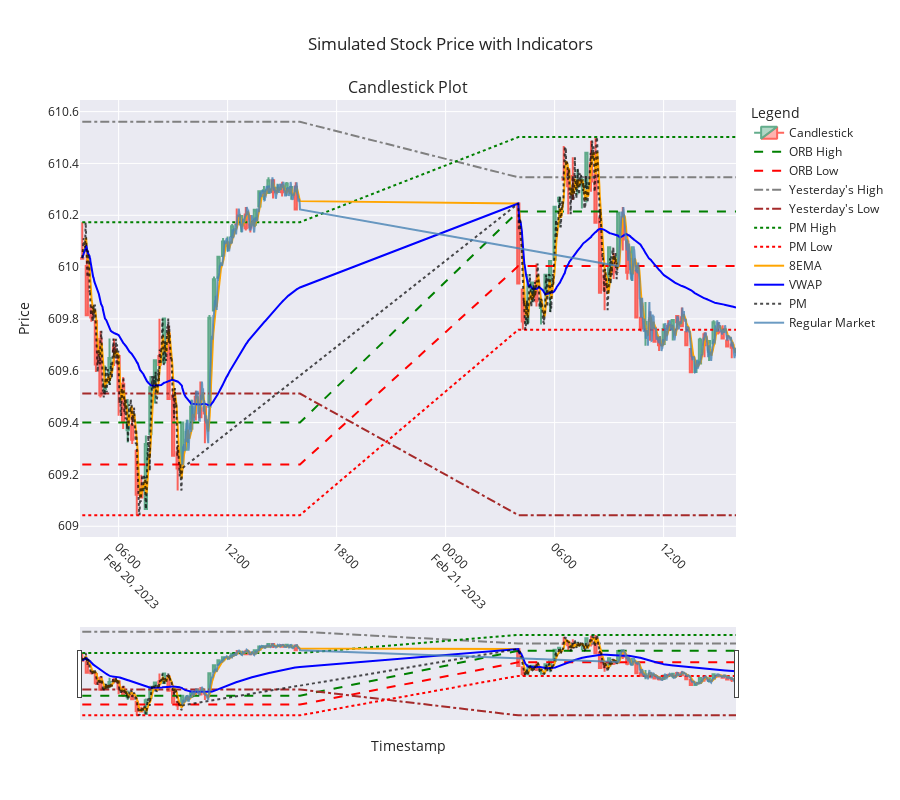

Source (notebook cell):
### Code cell
from plotly.subplots import make_subplots
import plotly.graph_objects as go
import plotly.express as px

def plot_candlestick_with_indicators(candlestick_data, simulated_data):
    # Create a figure with a single subplot
    fig = make_subplots(rows=1, cols=1, shared_xaxes=True, 
                        vertical_spacing=0.1, 
                        subplot_titles=("Candlestick Plot",))

    # Add candlestick traces
    fig.add_trace(go.Candlestick(
        x=candlestick_data.index,
        open=candlestick_data['Open'],
        high=candlestick_data['High'],
        low=candlestick_data['Low'],
        close=candlestick_data['Close'],
        name='Candlestick',
        opacity=0.8
    ), row=1, col=1)

    # Add indicators to the candlestick plot
    fig.add_trace(go.Scatter(
        x=simulated_data['Timestamp'],
        y=simulated_data['ORB_High'],
        mode='lines',
        name='ORB High',
        line=dict(color='green', dash='dash')
    ), row=1, col=1)

    fig.add_trace(go.Scatter(
        x=simulated_data['Timestamp'],
        y=simulated_data['ORB_Low'],
        mode='lines',
        name='ORB Low',
        line=dict(color='red', dash='dash')
    ), row=1, col=1)

    fig.add_trace(go.Scatter(
        x=simulated_data['Timestamp'],
        y=simulated_data['Yest_High'],
        mode='lines',
        name="Yesterday's High",
        line=dict(color='gray', dash='dashdot')
    ), row=1, col=1)

    fig.add_trace(go.Scatter(
        x=simulated_data['Timestamp'],
        y=simulated_data['Yest_Low'],
        mode='lines',
        name="Yesterday's Low",
        line=dict(color='brown', dash='dashdot')
    ), row=1, col=1)

    fig.add_trace(go.Scatter(
        x=simulated_data['Timestamp'],
        y=simulated_data['PM_High'],
        mode='lines',
        name='PM High',
        line=dict(color='green', dash='dot')
    ), row=1, col=1)

    fig.add_trace(go.Scatter(
        x=simulated_data['Timestamp'],
        y=simulated_data['PM_Low'],
        mode='lines',
        name='PM Low',
        line=dict(color='red', dash='dot')
    ), row=1, col=1)

    fig.add_trace(go.Scatter(
        x=simulated_data['Timestamp'],
        y=simulated_data['8EMA'],
        mode='lines',
        name='8EMA',
        line=dict(color='orange')
    ), row=1, col=1)

    fig.add_trace(go.Scatter(
        x=simulated_data['Timestamp'],
        y=simulated_data['VWAP'],
        mode='lines',
        name='VWAP',
        line=dict(color='blue')
    ), row=1, col=1)

    # Add PM and Regular Market values
    fig.add_trace(go.Scatter(
        x=simulated_data[simulated_data['Session'] == 'PM']['Timestamp'],
        y=simulated_data[simulated_data['Session'] == 'PM']['Close'],
        mode='lines',
        name='PM',
        line=dict(color='black', dash='dot'),
        opacity=0.7
    ), row=1, col=1)

    fig.add_trace(go.Scatter(
        x=simulated_data[simulated_data['Session'] == 'Regular Market']['Timestamp'],
        y=simulated_data[simulated_data['Session'] == 'Regular Market']['Close'],
        mode='lines',
        name='Regular Market',
        line=dict(color='steelblue'),
        opacity=0.8
    ), row=1, col=1)

    # Update layout for better appearance
    fig.update_layout(
        title="Simulated Stock Price with Indicators",
        xaxis_title="Timestamp",
        yaxis_title="Price",
        legend_title="Legend",
        xaxis=dict(tickangle=45),
        template="seaborn",
        hovermode='x unified',
        height=800  # Make the graph taller
    )

    # Show the plot
    fig.show()

# Example usage
plot_candlestick_with_indicators(candlestick_data, simulated_data)

### Figure 1 — Plotly figure (JSON) as saved in the notebook; plotly's stock layout.template omitted (floating-point values rounded to 4 significant figures; data arrays with more than 128 entries replaced by an {"elided": "..."} marker saying what was removed)
{"data": [{"close": [610.0, 609.8, 609.8, 609.6, 609.5, 609.6, 609.6, 609.7, 609.5, 609.4, 609.4, 609.3, 609.1, 609.1, 609.3, 609.5, 609.6, 609.6, 609.8, 609.5, 609.3, 609.2, 609.4, 609.4, 609.5, 609.5, 609.4, 609.4, 609.8, 610.0, 610.0, 610.1, 610.1, 610.2, 610.2, 610.2, 610.1, 610.2, 610.2, 610.3, 610.3, 610.3, 610.3, 610.3, 610.3, 610.3, 610.3, 610.2, 609.9, 609.8, 609.9, 609.9, 609.9, 609.9, 610.0, 610.0, 610.2, 610.3, 610.3, 610.3, 610.3, 610.3, 610.3, 610.4, 610.3, 610.2, 609.9, 609.9, 610.1, 610.0, 610.2, 610.1, 610.0, 610.0, 609.8, 609.8, 609.8, 609.8, 609.7, 609.7, 609.8, 609.8, 609.8, 609.8, 609.8, 609.7, 609.6, 609.6, 609.7, 609.7, 609.7, 609.8, 609.7, 609.7, 609.7, 609.7], "high": [610.2, 610.1, 609.9, 609.8, 609.8, 609.6, 609.7, 609.7, 609.7, 609.6, 609.5, 609.5, 609.3, 609.2, 609.4, 609.6, 609.6, 609.8, 609.8, 609.8, 609.5, 609.3, 609.4, 609.4, 609.5, 609.5, 609.6, 609.5, 609.8, 610.0, 610.0, 610.1, 610.1, 610.2, 610.2, 610.2, 610.2, 610.2, 610.2, 610.3, 610.3, 610.3, 610.3, 610.3, 610.3, 610.3, 610.3, 610.3, 610.2, 609.9, 610.0, 609.9, 610.0, 609.9, 610.0, 610.0, 610.2, 610.3, 610.5, 610.4, 610.4, 610.4, 610.4, 610.4, 610.5, 610.5, 610.2, 610.0, 610.1, 610.1, 610.2, 610.2, 610.1, 610.1, 610.0, 609.9, 609.9, 609.8, 609.8, 609.7, 609.8, 609.8, 609.8, 609.8, 609.8, 609.8, 609.7, 609.6, 609.7, 609.7, 609.7, 609.8, 609.8, 609.8, 609.7, 609.7], "low": [610.0, 609.8, 609.8, 609.6, 609.5, 609.5, 609.5, 609.6, 609.4, 609.4, 609.3, 609.3, 609.0, 609.1, 609.1, 609.4, 609.5, 609.6, 609.6, 609.5, 609.3, 609.1, 609.2, 609.3, 609.4, 609.4, 609.4, 609.3, 609.5, 609.8, 610.0, 610.0, 610.1, 610.1, 610.2, 610.1, 610.1, 610.1, 610.2, 610.2, 610.3, 610.3, 610.3, 610.3, 610.3, 610.3, 610.3, 610.2, 609.9, 609.8, 609.8, 609.9, 609.8, 609.8, 609.8, 609.8, 610.0, 610.2, 610.3, 610.2, 610.3, 610.3, 610.2, 610.2, 610.3, 610.2, 609.9, 609.8, 609.9, 610.0, 610.0, 610.1, 610.0, 609.9, 609.8, 609.8, 609.7, 609.7, 609.7, 609.7, 609.7, 609.8, 609.7, 609.8, 609.8, 609.7, 609.6, 609.6, 609.6, 609.7, 609.6, 609.7, 609.7, 609.7, 609.7, 609.6], "name": "Candlestick", "opacity": 0.8, "open": [610.0, 610.0, 609.8, 609.8, 609.7, 609.5, 609.6, 609.7, 609.7, 609.5, 609.4, 609.4, 609.3, 609.1, 609.1, 609.4, 609.5, 609.7, 609.6, 609.7, 609.5, 609.3, 609.2, 609.3, 609.4, 609.5, 609.5, 609.5, 609.5, 609.8, 610.0, 610.0, 610.1, 610.1, 610.2, 610.2, 610.2, 610.2, 610.2, 610.2, 610.3, 610.3, 610.3, 610.3, 610.3, 610.3, 610.3, 610.3, 610.2, 609.9, 609.8, 609.9, 609.9, 609.8, 609.9, 609.9, 610.0, 610.3, 610.3, 610.4, 610.4, 610.3, 610.3, 610.3, 610.4, 610.4, 610.2, 610.0, 609.9, 610.0, 610.0, 610.2, 610.1, 610.0, 610.0, 609.8, 609.8, 609.8, 609.8, 609.7, 609.7, 609.8, 609.8, 609.8, 609.8, 609.7, 609.7, 609.6, 609.6, 609.7, 609.7, 609.7, 609.8, 609.8, 609.7, 609.7], "type": "candlestick", "x": ["2023-02-20T04:00:00.000000000", "2023-02-20T04:15:00.000000000", "2023-02-20T04:30:00.000000000", "2023-02-20T04:45:00.000000000", "2023-02-20T05:00:00.000000000", "2023-02-20T05:15:00.000000000", "2023-02-20T05:30:00.000000000", "2023-02-20T05:45:00.000000000", "2023-02-20T06:00:00.000000000", "2023-02-20T06:15:00.000000000", "2023-02-20T06:30:00.000000000", "2023-02-20T06:45:00.000000000", "2023-02-20T07:00:00.000000000", "2023-02-20T07:15:00.000000000", "2023-02-20T07:30:00.000000000", "2023-02-20T07:45:00.000000000", "2023-02-20T08:00:00.000000000", "2023-02-20T08:15:00.000000000", "2023-02-20T08:30:00.000000000", "2023-02-20T08:45:00.000000000", "2023-02-20T09:00:00.000000000", "2023-02-20T09:15:00.000000000", "2023-02-20T09:30:00.000000000", "2023-02-20T09:45:00.000000000", "2023-02-20T10:00:00.000000000", "2023-02-20T10:15:00.000000000", "2023-02-20T10:30:00.000000000", "2023-02-20T10:45:00.000000000", "2023-02-20T11:00:00.000000000", "2023-02-20T11:15:00.000000000", "2023-02-20T11:30:00.000000000", "2023-02-20T11:45:00.000000000", "2023-02-20T12:00:00.000000000", "2023-02-20T12:15:00.000000000", "2023-02-20T12:30:00.000000000", "2023-02-20T12:45:00.000000000", "2023-02-20T13:00:00.000000000", "2023-02-20T13:15:00.000000000", "2023-02-20T13:30:00.000000000", "2023-02-20T13:45:00.000000000", "2023-02-20T14:00:00.000000000", "2023-02-20T14:15:00.000000000", "2023-02-20T14:30:00.000000000", "2023-02-20T14:45:00.000000000", "2023-02-20T15:00:00.000000000", "2023-02-20T15:15:00.000000000", "2023-02-20T15:30:00.000000000", "2023-02-20T15:45:00.000000000", "2023-02-21T04:00:00.000000000", "2023-02-21T04:15:00.000000000", "2023-02-21T04:30:00.000000000", "2023-02-21T04:45:00.000000000", "2023-02-21T05:00:00.000000000", "2023-02-21T05:15:00.000000000", "2023-02-21T05:30:00.000000000", "2023-02-21T05:45:00.000000000", "2023-02-21T06:00:00.000000000", "2023-02-21T06:15:00.000000000", "2023-02-21T06:30:00.000000000", "2023-02-21T06:45:00.000000000", "2023-02-21T07:00:00.000000000", "2023-02-21T07:15:00.000000000", "2023-02-21T07:30:00.000000000", "2023-02-21T07:45:00.000000000", "2023-02-21T08:00:00.000000000", "2023-02-21T08:15:00.000000000", "2023-02-21T08:30:00.000000000", "2023-02-21T08:45:00.000000000", "2023-02-21T09:00:00.000000000", "2023-02-21T09:15:00.000000000", "2023-02-21T09:30:00.000000000", "2023-02-21T09:45:00.000000000", "2023-02-21T10:00:00.000000000", "2023-02-21T10:15:00.000000000", "2023-02-21T10:30:00.000000000", "2023-02-21T10:45:00.000000000", "2023-02-21T11:00:00.000000000", "2023-02-21T11:15:00.000000000", "2023-02-21T11:30:00.000000000", "2023-02-21T11:45:00.000000000", "2023-02-21T12:00:00.000000000", "2023-02-21T12:15:00.000000000", "2023-02-21T12:30:00.000000000", "2023-02-21T12:45:00.000000000", "2023-02-21T13:00:00.000000000", "2023-02-21T13:15:00.000000000", "2023-02-21T13:30:00.000000000", "2023-02-21T13:45:00.000000000", "2023-02-21T14:00:00.000000000", "2023-02-21T14:15:00.000000000", "2023-02-21T14:30:00.000000000", "2023-02-21T14:45:00.000000000", "2023-02-21T15:00:00.000000000", "2023-02-21T15:15:00.000000000", "2023-02-21T15:30:00.000000000", "2023-02-21T15:45:00.000000000"], "xaxis": "x", "yaxis": "y"}, {"line": {"color": "green", "dash": "dash"}, "mode": "lines", "name": "ORB High", "type": "scatter", "x": {"elided": "1440 str values"}, "xaxis": "x", "y": {"elided": "1440 float values"}, "yaxis": "y"}, {"line": {"color": "red", "dash": "dash"}, "mode": "lines", "name": "ORB Low", "type": "scatter", "x": {"elided": "1440 str values"}, "xaxis": "x", "y": {"elided": "1440 float values"}, "yaxis": "y"}, {"line": {"color": "gray", "dash": "dashdot"}, "mode": "lines", "name": "Yesterday's High", "type": "scatter", "x": {"elided": "1440 str values"}, "xaxis": "x", "y": {"elided": "1440 float values"}, "yaxis": "y"}, {"line": {"color": "brown", "dash": "dashdot"}, "mode": "lines", "name": "Yesterday's Low", "type": "scatter", "x": {"elided": "1440 str values"}, "xaxis": "x", "y": {"elided": "1440 float values"}, "yaxis": "y"}, {"line": {"color": "green", "dash": "dot"}, "mode": "lines", "name": "PM High", "type": "scatter", "x": {"elided": "1440 str values"}, "xaxis": "x", "y": {"elided": "1440 float values"}, "yaxis": "y"}, {"line": {"color": "red", "dash": "dot"}, "mode": "lines", "name": "PM Low", "type": "scatter", "x": {"elided": "1440 str values"}, "xaxis": "x", "y": {"elided": "1440 float values"}, "yaxis": "y"}, {"line": {"color": "orange"}, "mode": "lines", "name": "8EMA", "type": "scatter", "x": {"elided": "1440 str values"}, "xaxis": "x", "y": {"elided": "1440 float values"}, "yaxis": "y"}, {"line": {"color": "blue"}, "mode": "lines", "name": "VWAP", "type": "scatter", "x": {"elided": "1440 str values"}, "xaxis": "x", "y": {"elided": "1440 float values"}, "yaxis": "y"}, {"line": {"color": "black", "dash": "dot"}, "mode": "lines", "name": "PM", "opacity": 0.7, "type": "scatter", "x": {"elided": "660 str values"}, "xaxis": "x", "y": {"elided": "660 float values"}, "yaxis": "y"}, {"line": {"color": "steelblue"}, "mode": "lines", "name": "Regular Market", "opacity": 0.8, "type": "scatter", "x": {"elided": "780 str values"}, "xaxis": "x", "y": {"elided": "780 float values"}, "yaxis": "y"}], "layout": {"annotations": [{"font": {"size": 16}, "showarrow": false, "text": "Candlestick Plot", "x": 0.5, "xanchor": "center", "xref": "paper", "y": 1, "yanchor": "bottom", "yref": "paper"}], "height": 800, "hovermode": "x unified", "legend": {"title": {"text": "Legend"}}, "title": {"text": "Simulated Stock Price with Indicators"}, "xaxis": {"anchor": "y", "domain": [0, 1], "tickangle": 45, "title": {"text": "Timestamp"}}, "yaxis": {"anchor": "x", "domain": [0, 1], "title": {"text": "Price"}}}}
